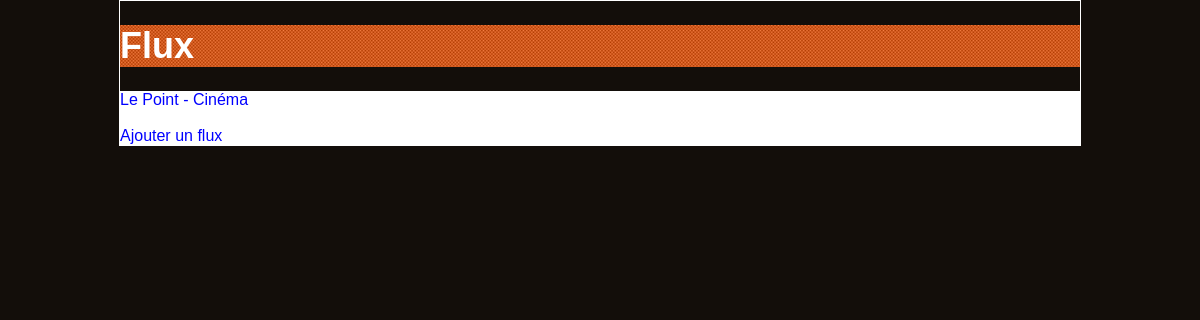
The app's page /controler/afficher_flux.ctrl.php, older data.
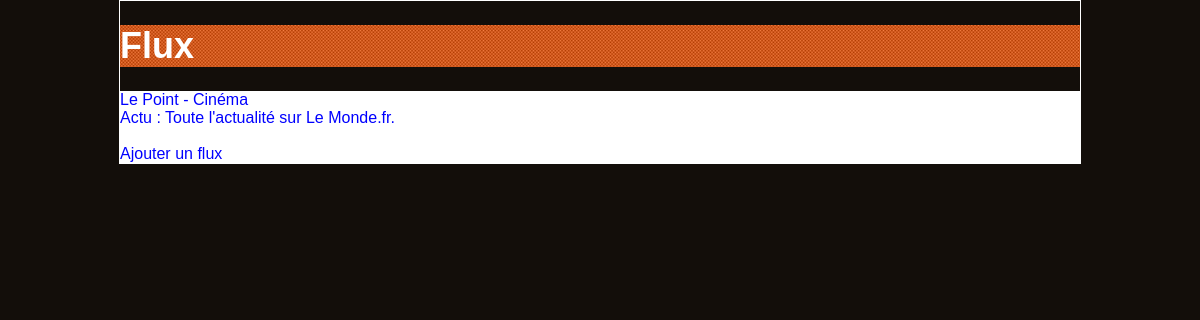
The same page, newer data.
### tables this page shows
CREATE TABLE RSS (
		id integer primary key autoincrement,
		titre varchar(255),
		url varchar(255),
		date timestamp
		);

### controler/afficher_flux.ctrl.php (called while the page is built, shortened)
<?php
include("../model/DAO.class.php");
	$q = "SELECT * FROM RSS";
	$r = $dao->getDB()->query($q);
	$result = $r->fetchAll(PDO::FETCH_CLASS, "RSS");
	$i=0;
	foreach($result as $value)
	{
			$table[$i]=$value;
			$i++;
	}
require_once("../view/afficher_flux.view.php");
?>

### model/DAO.class.php (called while the page is built, shortened)
<?php
require_once('RSS.class.php');
    $dao = new DAO();
Class DAO {
	private $db;
	function __construct() {
		$dsn = 'sqlite:../model/rss.db';
		try {
			$this->db = new PDO($dsn);
		} catch (PDOException $e) {
			exit("Erreur ouverture BD : ".$e->getMessage());
		}
	}
	function getDB(){
		return $this->db;
	}
}
?>

### model/RSS.class.php (called while the page is built, shortened)
<?php
class RSS
{
	private $titre;
	private $id;
	function getTitre()
	{
		return $this->titre;
	}
	function getID(){
		return $this->id;
	}
}
?>

### view/afficher_flux.view.php (the view, shortened to what this page needs)
<!doctype html>
<head>
	<link rel="stylesheet" type="text/css" href="../view/design/style.css"
</head>
<body>
<header>
<h1>Flux </h1>
</header>
<article>
<?php
    foreach($table as $a)
	{
		echo '<a href="http://localhost/PHP/projet/controler/afficher_nouvelles.ctrl.php?rss='.$a->getID().'&titre='.$a->getTitre().'" >'.$a->getTitre().'</a></br>';
	}
	echo '<a href="http://localhost/PHP/projet/controler/ajout_flux.php">Ajouter un flux </a>';
?>
</article>
</body>
</html>

Row changes from the older to the newer data that the page shows:
added rss: titre "Actu : Toute l'actualité sur Le Monde.fr."
